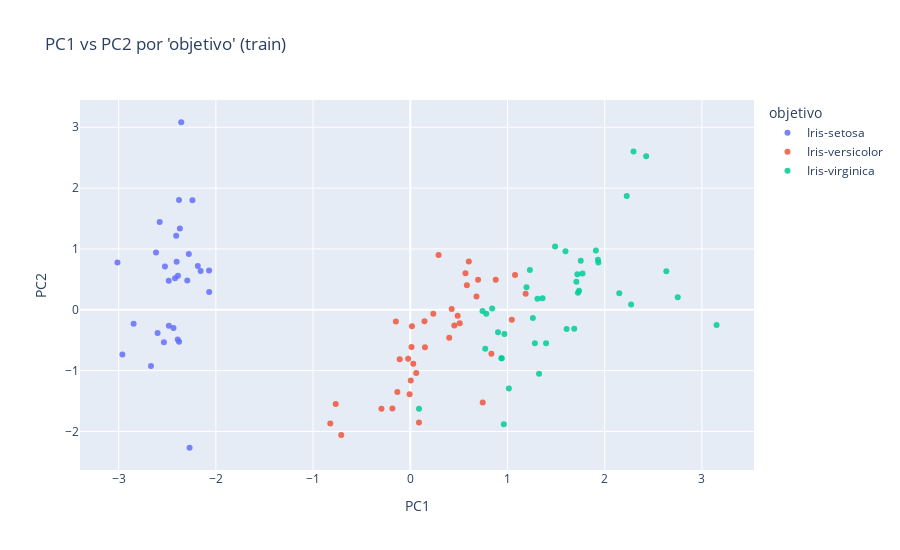

The code cell stored with this chart in its notebook:
### Code cell
# Solo si k >= 2
import plotly.express as px
 
df_plot2 = T_train_df.iloc[:, :2].copy()
df_plot2["objetivo"] = y_train.loc[T_train_df.index].astype(str)
fig2 = px.scatter(df_plot2, x="PC1", y="PC2", color="objetivo",
                  opacity=0.85, title="PC1 vs PC2 por 'objetivo' (train)", height=550)
fig2.update_traces(marker=dict(size=6))
fig2.update_layout(xaxis_title="PC1", yaxis_title="PC2")
fig2.show()

### Figure 1 — Plotly figure (JSON) as saved in the notebook; plotly's stock layout.template omitted (floating-point values rounded to 4 significant figures)
{"data": [{"hovertemplate": "objetivo=Iris-setosa<br>PC1=%{x}<br>PC2=%{y}<extra></extra>", "legendgroup": "Iris-setosa", "marker": {"color": "#636efa", "opacity": 0.85, "size": 6, "symbol": "circle"}, "mode": "markers", "name": "Iris-setosa", "orientation": "v", "showlegend": true, "type": "scatter", "x": [-2.524, -2.378, -2.379, -2.534, -2.241, -2.157, -2.278, -3.012, -2.42, -2.615, -2.435, -2.483, -2.962, -2.069, -2.186, -2.599, -2.846, -2.07, -2.27, -2.294, -2.37, -2.39, -2.485, -2.392, -2.403, -2.578, -2.356, -2.408, -2.667], "xaxis": "x", "y": [0.7125, -0.5269, 1.805, -0.533, 1.801, 0.6391, 0.9153, 0.7788, 0.5175, 0.9397, -0.3006, -0.2615, -0.736, 0.2935, 0.7188, -0.382, -0.2312, 0.6471, -2.268, 0.4815, 1.335, 0.5596, 0.4763, -0.4888, 0.7899, 1.441, 3.083, 1.217, -0.9258], "yaxis": "y"}, {"hovertemplate": "objetivo=Iris-versicolor<br>PC1=%{x}<br>PC2=%{y}<extra></extra>", "legendgroup": "Iris-versicolor", "marker": {"color": "#EF553B", "opacity": 0.85, "size": 6, "symbol": "circle"}, "mode": "markers", "name": "Iris-versicolor", "orientation": "v", "showlegend": true, "type": "scatter", "x": [-0.006879, -0.7669, 1.187, 0.8344, 0.03069, 1.078, 0.8791, 0.6022, 0.2369, 0.1462, -0.1087, -0.7102, 0.0049, 0.6975, 1.044, -0.1329, 0.4262, -0.184, 0.08926, -0.823, 0.5679, 0.4532, 0.6809, -0.2966, 0.4006, 0.01286, 0.4869, 0.06112, 0.745, -0.148, 0.1508, -0.02144, 0.5088, 0.5821, 0.01673, 0.2909], "xaxis": "x", "y": [-1.389, -1.55, 0.264, -0.7218, -0.8871, 0.5724, 0.492, 0.7928, -0.0639, -0.1902, -0.813, -2.06, -1.164, 0.4917, -0.1645, -1.353, 0.01162, -1.624, -1.851, -1.87, 0.6015, -0.2568, 0.2194, -1.626, -0.4579, -0.6138, -0.0963, -1.037, -1.526, -0.1926, -0.6176, -0.805, -0.2205, 0.402, -0.2726, 0.9023], "yaxis": "y"}, {"hovertemplate": "objetivo=Iris-virginica<br>PC1=%{x}<br>PC2=%{y}<extra></extra>", "legendgroup": "Iris-virginica", "marker": {"color": "#00cc96", "opacity": 0.85, "size": 6, "symbol": "circle"}, "mode": "markers", "name": "Iris-virginica", "orientation": "v", "showlegend": true, "type": "scatter", "x": [1.608, 0.9685, 1.282, 1.754, 1.686, 0.9024, 1.725, 1.23, 2.15, 0.9393, 0.9621, 1.597, 1.014, 1.361, 1.708, 1.771, 1.93, 1.308, 0.7817, 1.261, 2.272, 3.15, 0.7709, 1.325, 1.195, 1.719, 2.751, 1.935, 2.296, 1.489, 0.08966, 1.909, 0.8421, 2.634, 0.9393, 1.737, 1.397, 0.7429, 2.226, 2.427], "xaxis": "x", "y": [-0.3154, -0.3993, -0.5486, 0.8079, -0.3124, -0.3701, 0.2804, 0.6523, 0.2706, -0.795, -1.88, 0.9632, -1.295, 0.1889, 0.4592, 0.5949, 0.8204, 0.18, -0.06326, -0.1345, 0.08547, -0.2488, -0.6412, -1.051, 0.37, 0.586, 0.2064, 0.7774, 2.604, 1.04, -1.628, 0.9754, 0.02097, 0.6316, -0.795, 0.3126, -0.5499, -0.01925, 1.871, 2.525], "yaxis": "y"}], "layout": {"height": 550, "legend": {"title": {"text": "objetivo"}, "tracegroupgap": 0}, "title": {"text": "PC1 vs PC2 por 'objetivo' (train)"}, "xaxis": {"anchor": "y", "domain": [0, 1], "title": {"text": "PC1"}}, "yaxis": {"anchor": "x", "domain": [0, 1], "title": {"text": "PC2"}}}}
